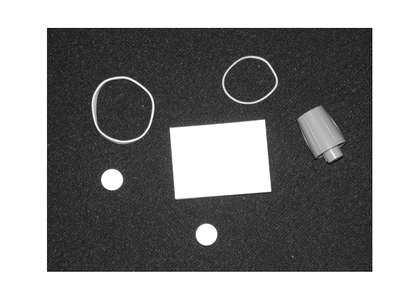
%> input picture homework/Assign1_Zhicheng_Gu/p3/edge_link.png, 420 x 299 px, shrunk from 661 x 471 before the run
$ octave p3_part2.m   (GNU Octave 9; MATLAB toolbox functions it lacks are replaced by stand-ins)
%> lines starting %> are read from the running program, lines starting %| are printed output that depends on the picture; in (x1, y1, x2, y2) boxes, pixels count from 0 and x2, y2 are one past the last pixel; in counts of white or black regions, pixels touching at a corner belong together; the program's own positions count from 1
clc;clear;close all;
a = imread('edge_link.png');
%> a is the input picture: size 299x420 uint8; min 0, max 255, mean 140.7
% a = imread('edge_detector.png');
% a = imread('cloud.png');
% a = imread('img_ct_lung.jpg');

a = a(:,:,1);
a = im2double(a);
%> a: size 299x420 double

b = edge(a);
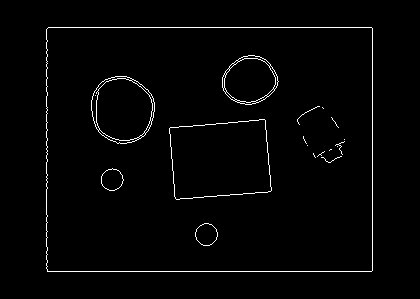
%> b: size 299x420 logical; 1.9% white in thin lines or dots, all inside (x1, y1, x2, y2) = (46, 27, 373, 272)
subplot(1, 2, 1);
imagesc(b);
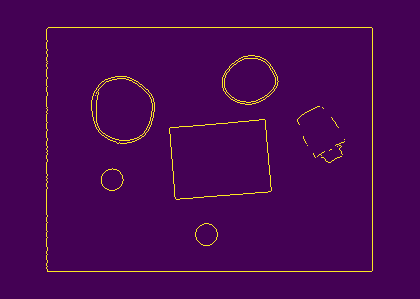
%> displayed picture: size 299x420x3, on the screen's scale of 0 to 255; mean R, G, B 71.4, 5.3, 83.1

%> (the run ends here)

$ run again, with homework/Assign1_Zhicheng_Gu/p3/img_ct_lung.jpg saved as homework/Assign1_Zhicheng_Gu/p3/edge_link.png
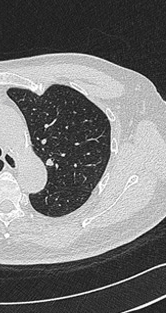
%> input picture homework/Assign1_Zhicheng_Gu/p3/img_ct_lung.jpg, 166 x 313 px
%> a is the input picture: size 313x166x3 uint8; mean R, G, B 117.7, 117.7, 117.7
%> `b = edge(a);`:
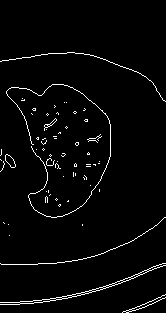
%> b: size 313x166 logical; 2.8% white in thin lines or dots, all inside (x1, y1, x2, y2) = (0, 52, 166, 313)
%> `imagesc(b);`:
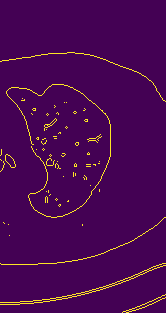
%> displayed picture: size 313x166x3, on the screen's scale of 0 to 255; mean R, G, B 73.2, 7.5, 82.7
